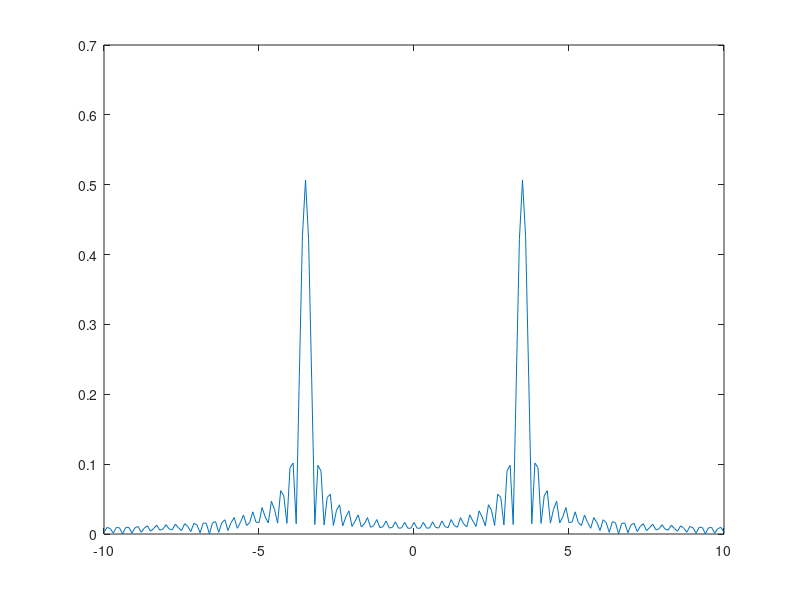

This chart was generated by the following MATLAB code:
w = 3.5;
t = [-10:0.1:10];

z = cos(w*t);

F = [-10:0.1:10];

dft = zeros(size(F));

for k = 1:size(F, 2)
fa = F(k);
za = z.*e.^(-i*fa*t);
dft(k) = abs(sum(za))/size(t,2);
end

plot(F, dft);
